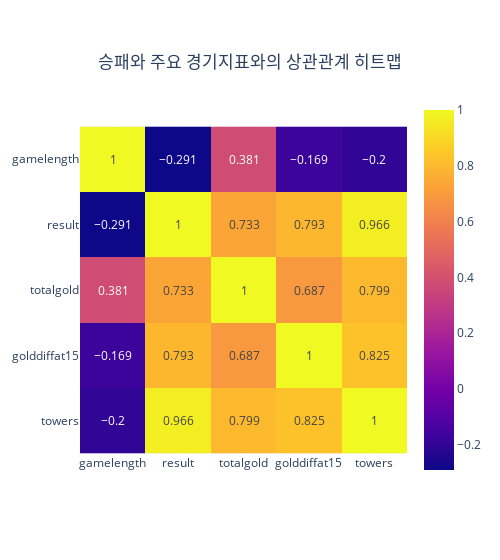

The notebook cell saved with this chart:
### Code cell
fig = px.imshow( t_l_hm_m.corr().round(3) , text_auto=True, title="승패와 주요 경기지표와의 상관관계 히트맵" ,width = 500 )

fig.update_layout(
            title_x = 0.5,
            title_y = 0.9,
            title_xanchor = "auto",
            title_yanchor = "auto",
            )

fig.show()

### Figure 1 — Plotly figure (JSON) as saved in the notebook; plotly's stock layout.template omitted (floating-point values rounded to 4 significant figures)
{"data": [{"coloraxis": "coloraxis", "hovertemplate": "x: %{x}<br>y: %{y}<br>color: %{z}<extra></extra>", "name": "0", "texttemplate": "%{z}", "type": "heatmap", "x": ["gamelength", "result", "totalgold", "golddiffat15", "towers"], "xaxis": "x", "y": ["gamelength", "result", "totalgold", "golddiffat15", "towers"], "yaxis": "y", "z": [[1, -0.291, 0.381, -0.169, -0.2], [-0.291, 1, 0.733, 0.793, 0.966], [0.381, 0.733, 1, 0.687, 0.799], [-0.169, 0.793, 0.687, 1, 0.825], [-0.2, 0.966, 0.799, 0.825, 1]]}], "layout": {"coloraxis": {"colorscale": [[0, "#0d0887"], [0.1111, "#46039f"], [0.2222, "#7201a8"], [0.3333, "#9c179e"], [0.4444, "#bd3786"], [0.5556, "#d8576b"], [0.6667, "#ed7953"], [0.7778, "#fb9f3a"], [0.8889, "#fdca26"], [1, "#f0f921"]]}, "title": {"text": "승패와 주요 경기지표와의 상관관계 히트맵", "x": 0.5, "xanchor": "auto", "y": 0.9, "yanchor": "auto"}, "width": 500, "xaxis": {"anchor": "y", "constrain": "domain", "domain": [0, 1], "scaleanchor": "y"}, "yaxis": {"anchor": "x", "autorange": "reversed", "constrain": "domain", "domain": [0, 1]}}}
